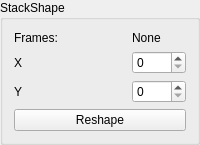
             <widget class="QGroupBox" name="groupBox">
              <property name="title">
               <string>StackShape</string>
              </property>
              <layout class="QVBoxLayout" name="verticalLayout_2">
               <item>
                <layout class="QGridLayout" name="gridLayout_10">
                 <item row="0" column="0">
                  <widget class="QLabel" name="label_4">
                   <property name="sizePolicy">
                    <sizepolicy hsizetype="Preferred" vsizetype="Preferred">
                     <horstretch>0</horstretch>
                     <verstretch>0</verstretch>
                    </sizepolicy>
                   </property>
                   <property name="text">
                    <string>Frames:</string>
                   </property>
                  </widget>
                 </item>
                 <item row="0" column="1">
                  <widget class="QLabel" name="framesLabel">
                   <property name="text">
                    <string>None</string>
                   </property>
                  </widget>
                 </item>
                 <item row="1" column="0">
                  <widget class="QLabel" name="label_6">
                   <property name="sizePolicy">
                    <sizepolicy hsizetype="Preferred" vsizetype="Preferred">
                     <horstretch>0</horstretch>
                     <verstretch>0</verstretch>
                    </sizepolicy>
                   </property>
                   <property name="text">
                    <string>X</string>
                   </property>
                  </widget>
                 </item>
                 <item row="2" column="0">
                  <widget class="QLabel" name="label_7">
                   <property name="text">
                    <string>Y</string>
                   </property>
                  </widget>
                 </item>
                 <item row="1" column="1">
                  <widget class="QSpinBox" name="nXSpinBox">
                   <property name="sizePolicy">
                    <sizepolicy hsizetype="Maximum" vsizetype="Fixed">
                     <horstretch>0</horstretch>
                     <verstretch>0</verstretch>
                    </sizepolicy>
                   </property>
                   <property name="minimum">
                    <number>0</number>
                   </property>
                   <property name="maximum">
                    <number>4096</number>
                   </property>
                  </widget>
                 </item>
                 <item row="2" column="1">
                  <widget class="QSpinBox" name="nYSpinBox">
                   <property name="sizePolicy">
                    <sizepolicy hsizetype="Maximum" vsizetype="Fixed">
                     <horstretch>0</horstretch>
                     <verstretch>0</verstretch>
                    </sizepolicy>
                   </property>
                   <property name="minimum">
                    <number>0</number>
                   </property>
                   <property name="maximum">
                    <number>4096</number>
                   </property>
                  </widget>
                 </item>
                </layout>
               </item>
               <item>
                <widget class="QPushButton" name="reshapeButton">
                 <property name="sizePolicy">
                  <sizepolicy hsizetype="Preferred" vsizetype="Fixed">
                   <horstretch>0</horstretch>
                   <verstretch>0</verstretch>
                  </sizepolicy>
                 </property>
                 <property name="text">
                  <string>Reshape</string>
                 </property>
                </widget>
               </item>
              </layout>
             </widget>
